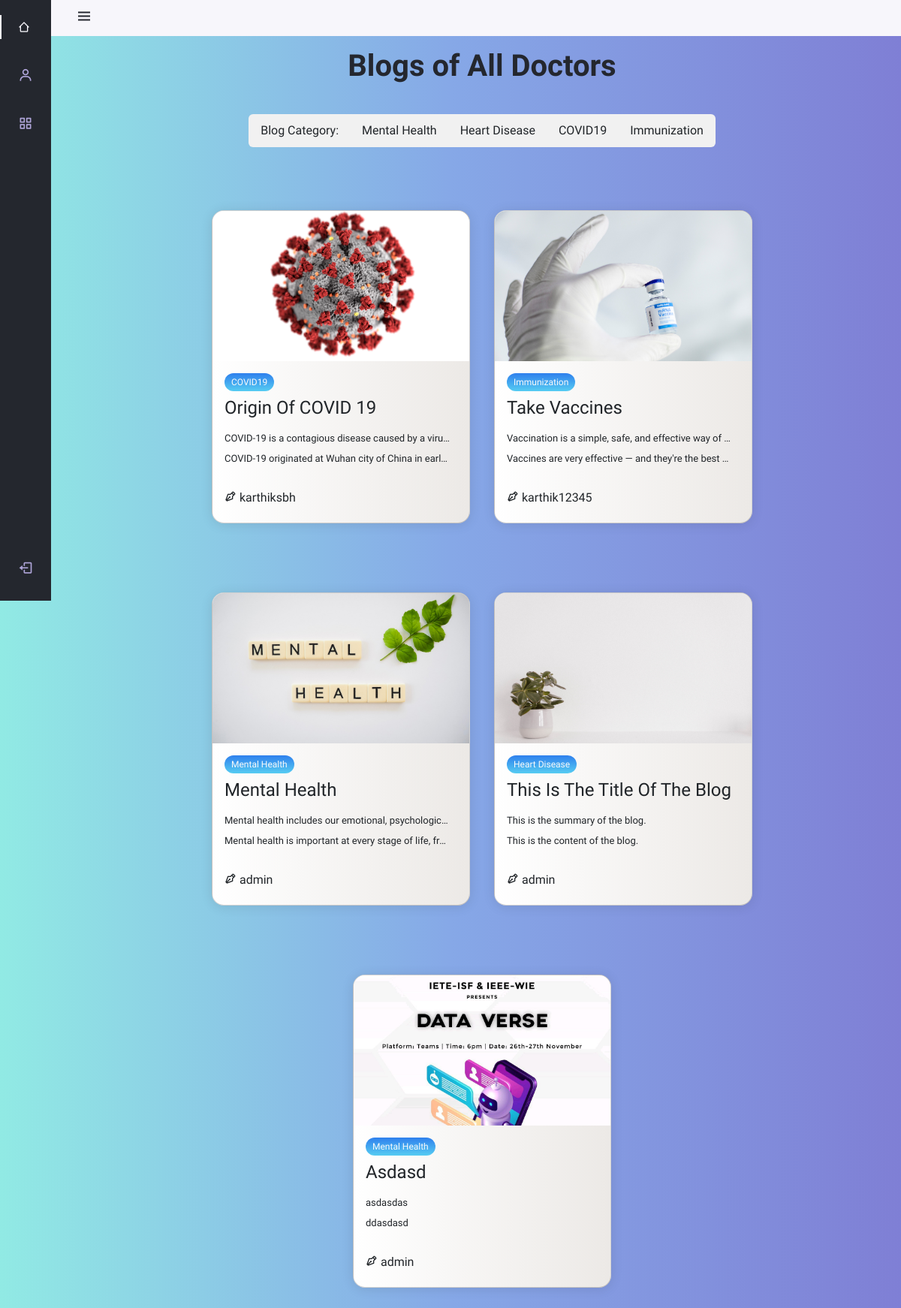
The app's page /blogs/ with its own data.
### app/models.py (models this page shows, shortened)
class Blog(models.Model):
    user = models.ForeignKey(User, on_delete=models.CASCADE)
    title = models.CharField(max_length=255)
    blog_image = models.FileField(null=True, blank=True, upload_to='images')
    blog_category = models.CharField(choices=CATEGORIES, max_length=100)
    summary = models.TextField(max_length=255)
    content = models.TextField(max_length=255)
    is_draft = models.BooleanField('Is Draft?', default=True)

class User(AbstractUser):
    is_doctor = models.BooleanField(default=False)
    is_patient = models.BooleanField(default=False)
    first_name = models.CharField(max_length=255)
    last_name = models.CharField(max_length=255)
    Address = models.CharField(max_length=250)
    City = models.CharField(max_length=250)
    Pincode = models.IntegerField(null=True)
    State = models.CharField(choices=STATE, max_length=100)
    profile_pic = models.FileField(null=True, blank=True, upload_to='images')
    def __str__(self):
        return str(self.username)

### app/views.py (the view)
# urls.py: path('blogs/', views.blogsall, name='blogs'),
def blogsall(request):
    data = Blog.objects.filter(is_draft=False)
    return render(request, 'blogs.html', {'data': data})

### app/templates/blogs.html (shortened to what this page needs)
<!DOCTYPE html>
<html lang="en">
<head>
    <link href="https://cdn.jsdelivr.net/npm/bootstrap@5.2.0-beta1/dist/css/bootstrap.min.css" rel="stylesheet">
    <link href="https://cdn.jsdelivr.net/npm/boxicons@latest/css/boxicons.min.css" rel="stylesheet">
    <link rel="stylesheet" href="/static/CSS/doctorlogin.css">
</head>
<body id="body-pd">
    <header class="header" id="header">
        <div class="header_toggle"> <i class='bx bx-menu' id="header-toggle"></i></div>
    </header>
    <h1 class="heading mt-3" style="color:#24272E;font-weight:550;">Blogs of All Doctors</h1>
    <div class="l-navbar" id="nav-bar">
        <nav class="nav">
            <div> <a href="{% url 'blogs' %}" class="nav_link active"> <i class='bx bx-home-alt-2'></i> <span class="nav_names">All Blogs</span> </a>
              {% if request.user.is_doctor %}
              <div class="nav_list">
                  <a href="{% url 'myblogs' %}" class="nav_link"> <i class='bx bx-grid-alt nav_icon'></i> <span class="nav_name">View My Blogs</span> </a>
                  <a href="{% url 'drafts' %}" class="nav_link"> <i class='bx bx-bar-chart-alt-2 nav_icon'></i> <span class="nav_names">Drafts</span> </a>
                  <a href="{% url 'create' %}" class="nav_link"> <i class='bx bx-user nav_icon'></i> <span class="nav_name">Create New Blog</span> </a>
              </div>
              {% else %}
              <div class="nav_list">
                <a href="{% url 'appoint' %}" class="nav_link"> <i class='bx bx-user nav_icon'></i> <span class="nav_name">Book Appointment</span> </a>
                <a href="{% url 'myapps' %}" class="nav_link"> <i class='bx bx-grid-alt nav_icon'></i> <span class="nav_name">My Appointments</span> </a>
              </div>
              {% endif %}
            </div> <a href="{% url 'logout' %}" class="nav_link"> <i class='bx bx-log-out nav_icon'></i> <span class="nav_name">Logout</span> </a>
        </nav>
    </div>
    <div class="container mx-0">
    <div class="container-new" style="vertical-align:middle">
      <div id="myBtnContainer">
      <div class="btn-group" role="group" aria-label="Basic example">
        <a class="btn" href="{% url 'blogs' %}">Blog Category: </a>
        <a class="btn" href="{% url 'mhealth' %}">Mental Health</a>
        <a class="btn" href="{% url 'heartdis' %}">Heart Disease</a>
        <a class="btn" href="{% url 'covid19' %}">COVID19</a>
        <a class="btn" href="{% url 'immun' %}">Immunization</a>
        </div>
      </div>
    </div>
  </div>
  <div class="container">
      {% for i in data %}
    <div class="card">
      <div class="card__header">
        <img src="{{i.blog_image.url}}" alt="card__image" class="card__image" width="600" height="200">
      </div>
      <div class="card__body">
        <span class="tag tag-blue">{{i.blog_category}}</span>
        <h4>{{i.title}}</h4>
        <span class="text">{{i.summary}}</span>
        <span class="text">{{i.content}}</span>
      </div>
      <div class="card__footer">
        <div class="user">
          <div class="user__info">
            <h6><i class='bx bx-pen'></i> {{i.user}}</h6>
          </div>
        </div>
      </div>
    </div>
    {% endfor %}
  </div>
</body>
</html>

### app/static/CSS/doctorlogin.css (style rules this page uses)
:root { --header-height: 2rem;--nav-width: 68px;--first-color: #24272E;--first-color-light: #AFA5D9;--white-color: #F7F6FB;--body-font: 'Asap', sans-serif;--normal-font-size: 1rem;--z-fixed: 100 }
*,::before,::after { box-sizing: border-box }
body { position: relative;margin: var(--header-height) 0 0 0;padding: 0 1rem;font-family: var(--body-font);font-size: var(--normal-font-size);transition: .5s }
a { text-decoration: none }
.header { width: 100%;height: var(--header-height);position: fixed;top: 0;left: 0;display: flex;align-items: center;justify-content: space-between;padding: 0 1rem;background-color: var(--white-color);z-index: var(--z-fixed);transition: .5s }
.header_toggle { color: var(--first-color);font-size: 1.5rem;cursor: pointer }
.l-navbar { position: fixed;top: 0;left: -30%;width: var(--nav-width);height: 100vh;background-color: var(--first-color);padding: .5rem 1rem 0 0;transition: .5s;z-index: var(--z-fixed) }
.nav { height: 100%;display: flex;flex-direction: column;justify-content: space-between;overflow: hidden }
.nav_logo, .nav_link { display: grid;grid-template-columns: max-content max-content;align-items: center;column-gap: 1rem;padding: .5rem 0 .5rem 1.5rem }
.nav_link { position: relative;color: var(--first-color-light);margin-bottom: 1.5rem;transition: .3s }
.nav_icon { font-size: 1.25rem }
.active { color: var(--white-color) }
.active::before { content: '';position: absolute;left: 0;width: 2px;height: 32px;background-color: var(--white-color) }
@media screen and (min-width: 768px) { body { margin: calc(var(--header-height) + 1rem) 0 0 0;padding-left: calc(var(--nav-width) + 2rem) } }
@media screen and (min-width: 768px) { .header { height: calc(var(--header-height) + 1rem);padding: 0 2rem 0 calc(var(--nav-width) + 2rem) } }
@media screen and (min-width: 768px) { .l-navbar { left: 0;padding: 1rem 1rem 0 0 } }
* { margin: 0; padding: 0; box-sizing: border-box; }
.btn { border: none; outline: none; padding: 10px 16px; background-color: #f1f1f1; cursor: pointer; }
*, *::before, *::after { box-sizing: border-box; padding: 0; margin: 0; }
body { font-family: Asap, sans-serif; display: grid; place-items: center; height: 100vh; background: #7f7fd5; background: linear-gradient(to right, #91eae4, #86a8e7, #7f7fd5); }
.container { display: flex; flex-wrap: wrap; justify-content: center; max-width: 1200px; margin-block: 2rem; gap: 2rem; }
img { max-width: 100%; display: block; object-fit: cover; }
.card { display: flex; flex-direction: column; width: clamp(20rem, calc(20rem + 2vw), 22rem); overflow: hidden; box-shadow: 0 .1rem 1rem rgba(0, 0, 0, 0.1); border-radius: 1em; background: #ECE9E6; background: linear-gradient(to right, #FFFFFF, #ECE9E6); margin-top:20px ; margin-bottom:40px ; }
.card__body { font-size: 13px; padding: 1rem; display: flex; flex-direction: column; gap: .5rem; }
.tag { align-self: flex-start; padding: .25em .75em; border-radius: 1em; font-size: .75rem; }
.tag-blue { background: #56CCF2; background: linear-gradient(to bottom, #2F80ED, #56CCF2); color: #fafafa; }
.card__body h4 { font-size: 1.5rem; text-transform: capitalize; }
.card__footer { display: flex; padding: 1rem; margin-top: auto; }
.user { display: flex; gap: .5rem; }
.text { display: block; width: 300px; overflow: hidden; white-space: nowrap; text-overflow: ellipsis; }

### records on screen
Blog: blog_image (picture), blog_category "COVID19", title "Origin Of COVID 19", summary "COVID-19 is a contagious disease caused by a viru…", content "COVID-19 originated at Wuhan city of China in earl…", user "karthiksbh"
Blog: blog_image (picture), blog_category "Immunization", title "Take Vaccines", summary "Vaccination is a simple, safe, and effective way of…", content "Vaccines are very effective — and they're the best…", user "karthik12345"
Blog: blog_image (picture), blog_category "Mental Health", title "Mental Health", summary "Mental health includes our emotional, psychologic…", content "Mental health is important at every stage of life, fr…", user "admin"
Blog: blog_image (picture), blog_category "Heart Disease", title "This Is The Title Of The Blog", summary "This is the summary of the blog.", content "This is the content of the blog.", user "admin"
Blog: blog_image (picture), blog_category "Mental Health", title "Asdasd", summary "asdasdas", content "ddasdasd", user "admin"
